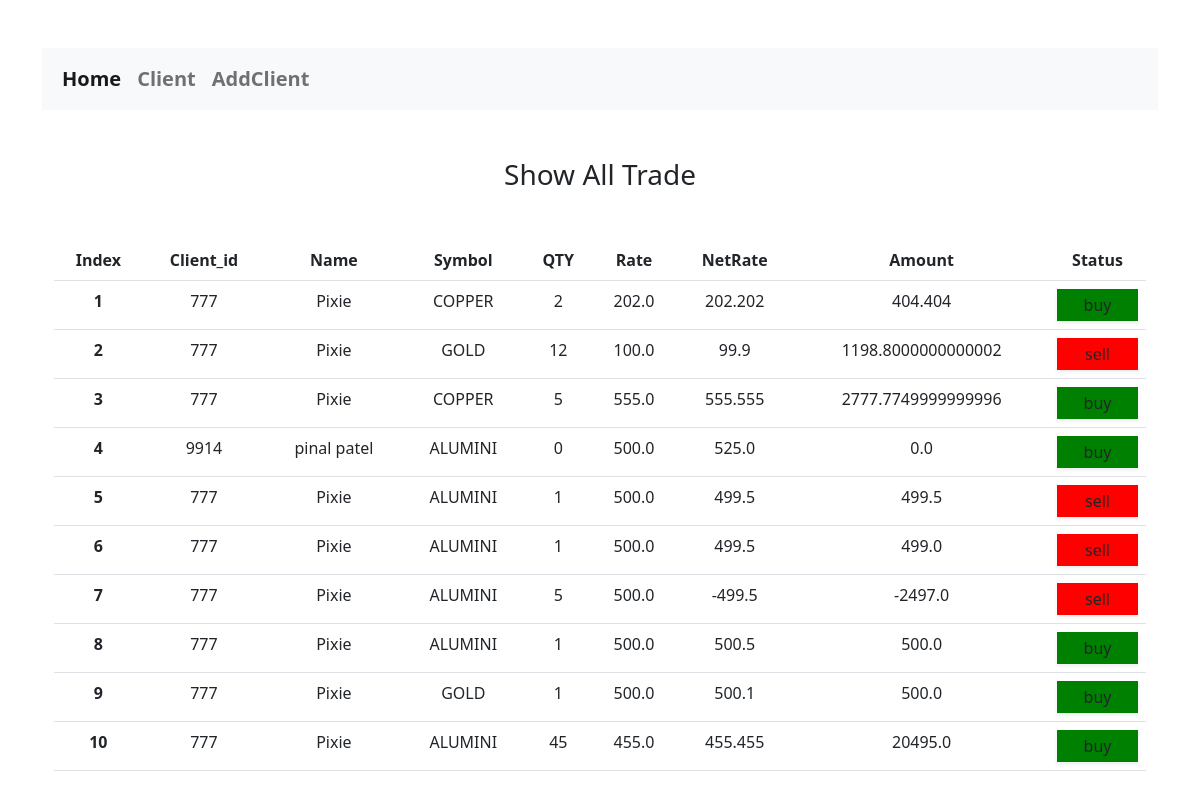
The page / on the database its author committed.
### app_market/models.py (models this page shows)
class Trade(models.Model):
    client_id = models.ForeignKey(Client, on_delete=models.CASCADE)
    name = models.CharField(max_length=70)
    exchange = models.CharField(max_length=20)
    symbol = models.CharField(max_length=20)
    rate = models.FloatField()
    netrate = models.FloatField()
    amount = models.FloatField()
    qty = models.PositiveIntegerField()
    date = models.DateField(default=timezone.now, blank=True)
    status = models.CharField(max_length=10)

class Client(models.Model):
    client_id = models.CharField(max_length=20, primary_key=True, unique=True)
    name = models.CharField(max_length=70)
    brokerage = models.FloatField(
        validators=[
            MinValueValidator(
                0.001,
                message="Please enter a valid value. The two nearest valid values are 0.001 and 10.",
            ),
            MaxValueValidator(
                10,
                message="Please enter a valid value. The two nearest valid values are 0.001 and 10.",
            ),
        ]
    )
    date = models.DateField(default=timezone.now, blank=True)
    def __str__(self):
        return str(self.client_id)

### app_market/views.py (the view, shortened to what this page needs)
# urls.py: 2. Add a URL to urlpatterns:  path('', views.home, name='home')
def home(request):
    clnt_data = reversed(Trade.objects.all())
    client_list = Client.objects.all()
    return render(request,'home.html',{'clnt_data':clnt_data,'client_list':client_list})

### app_market/Templates/home.html (shortened to what this page needs)
{% extends 'base.html' %}
 {% block content %}
 <div class="container mt-5">
    <div class="">
    <h3 class="text-center">Show All Trade</h3>
    <div class="row mt-5 justify-content-around">
        <div class='col-12'>
            <table class="table table-hover text-center">
                <thead>
                    <tr>
                        <th scope="col">Index</th>
                        <th scope="col">Client_id</th>
                        <th scope="col">Name</th>
                        <th scope="col">Symbol</th>
                        <th scope="col">QTY</th>
                        <th scope="col">Rate</th>
                        <th scope="col">NetRate</th>
                        <th scope="col">Amount</th>
                        <th scope="col">Status</th>
                    </tr>
                </thead>
                <tbody>
                    {% for clnt in clnt_data %}
                    <tr>
                        <th scope="row">{{forloop.counter}}</th>
                        <td>{{clnt.client_id}}</td>
                        <td>{{clnt.name}}</td>
                        <td>{{clnt.symbol}}</td>
                        <td>{{clnt.qty}}</td>
                        <td>{{clnt.rate}}</td>
                        <td>{{clnt.netrate}}</td>
                        <td>{{clnt.amount}}</td>
                        <td class="status-cell"><div style="{% if clnt.status == 'buy' %}background-color: green;{% elif clnt.status == 'sell' %}background-color: red;{% endif %}"  class="shadow-sm p-1">{{clnt.status}}</div></td>
                    </tr>
                    {% endfor %}
                </tbody>
            </table>
        </div>
    </div>
    </div>
 </div>
 {% endblock content %}

### app_market/Templates/base.html (shortened to what this page needs)
<!DOCTYPE html> {% load static %}
<html>
<head>
    <link href="https://cdn.jsdelivr.net/npm/bootstrap@5.2.3/dist/css/bootstrap.min.css" rel="stylesheet">
</head>
<body>
    <div class="container mt-5">
        <nav class="navbar navbar-expand-lg bg-body-tertiary bg-light">
            <div class="container-fluid">
              <div class="collapse navbar-collapse" id="navbarNav">
                <ul class="navbar-nav bold fs-5 fw-bold ml-2">
                  <li class="nav-item">
                    <a class="nav-link active" aria-current="page" href="{% url 'home' %}">Home</a>
                  </li>
                  <li class="nav-item">
                    <a class="nav-link" href="{% url 'show' %}">Client</a>
                  </li>
                  <li class="nav-item">
                    <a class="nav-link" href="{% url 'add' %}">AddClient</a>
                  </li>
                </ul>
              </div>
            </div>
          </nav>
        {% block content %}{% endblock content %}
    </div>
</body>
</html>

### rows shown on the page
Trade: client_id "777", name "Pixie", symbol "COPPER", qty "2", rate "202.0", netrate "202.202", amount "404.404", status "buy"
Trade: client_id "777", name "Pixie", symbol "GOLD", qty "12", rate "100.0", netrate "99.9", amount "1198.8000000000002", status "sell"
Trade: client_id "777", name "Pixie", symbol "COPPER", qty "5", rate "555.0", netrate "555.555", amount "2777.7749999999996", status "buy"
Trade: client_id "9914", name "pinal patel", symbol "ALUMINI", qty "0", rate "500.0", netrate "525.0", amount "0.0", status "buy"
Trade: client_id "777", name "Pixie", symbol "ALUMINI", qty "1", rate "500.0", netrate "499.5", amount "499.5", status "sell"
Trade: client_id "777", name "Pixie", symbol "ALUMINI", qty "1", rate "500.0", netrate "499.5", amount "499.0", status "sell"
Trade: client_id "777", name "Pixie", symbol "ALUMINI", qty "5", rate "500.0", netrate "-499.5", amount "-2497.0", status "sell"
Trade: client_id "777", name "Pixie", symbol "ALUMINI", qty "1", rate "500.0", netrate "500.5", amount "500.0", status "buy"
Trade: client_id "777", name "Pixie", symbol "GOLD", qty "1", rate "500.0", netrate "500.1", amount "500.0", status "buy"
Trade: client_id "777", name "Pixie", symbol "ALUMINI", qty "45", rate "455.0", netrate "455.455", amount "20495.0", status "buy"
